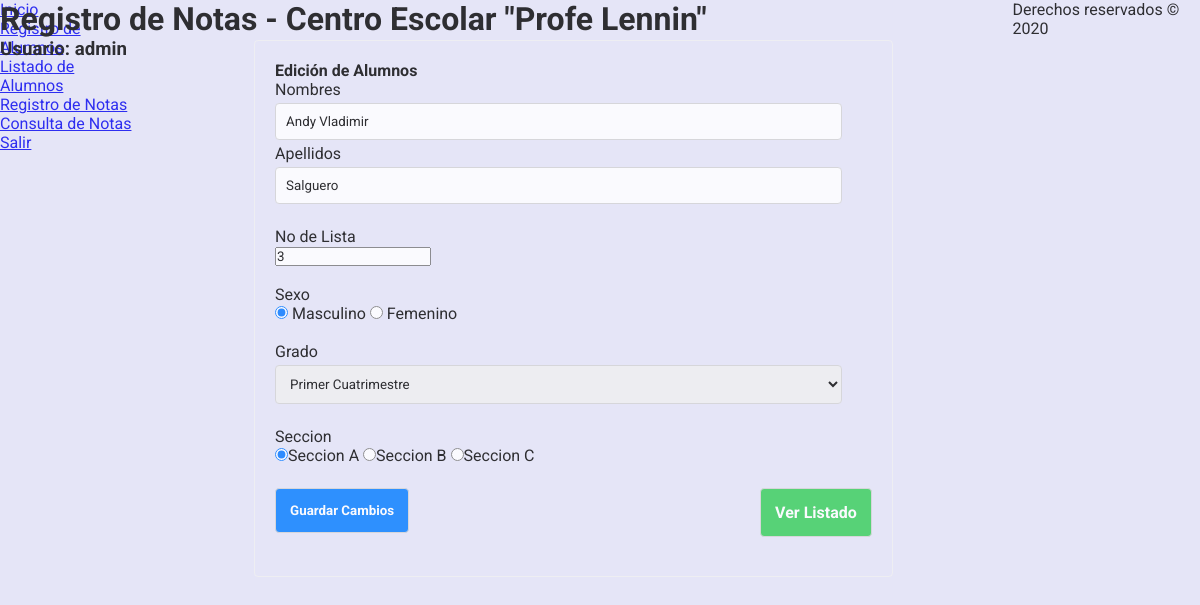
Page /Aplicacion/alumnoedit.view.php?id=4 (signed in) on the committed database.
### tables this page shows
CREATE TABLE `alumnos` (
  `id` int(11) NOT NULL,
  `num_lista` int(11) NOT NULL,
  `nombres` varchar(45) NOT NULL,
  `apellidos` varchar(45) NOT NULL,
  `genero` char(1) NOT NULL,
  `id_grado` int(11) NOT NULL,
  `id_seccion` int(11) NOT NULL
);

CREATE TABLE `grados` (
  `id` int(11) NOT NULL,
  `nombre` varchar(45) NOT NULL,
  `ciclo` varchar(45) NOT NULL
);

CREATE TABLE `secciones` (
  `id` int(11) NOT NULL,
  `nombre` char(1) NOT NULL
);

### Aplicacion/alumnoedit.view.php (the view, shortened to what this page needs)
<!DOCTYPE html>
<?php
require 'functions.php';
if(isset($_GET['id'])) {
    $id_alumno = $_GET['id'];
    $alumno = $conn->prepare("select * from alumnos where id = ".$id_alumno);
    $alumno->execute();
    $alumno = $alumno->fetch();
    $secciones = $conn->prepare("select * from secciones");
    $secciones->execute();
    $secciones = $secciones->fetchAll();
    $grados = $conn->prepare("select * from grados");
    $grados->execute();
    $grados = $grados->fetchAll();
}else{
    Die('Ha ocurrido un error');
}
?>
<html>
<head>
    <link rel="stylesheet" href="css/style.css" />
</head>
<body>
<div class="header">
        <h1>Registro de Notas - Centro Escolar "Profe Lennin"</h1>
        <h3>Usuario:  <?php echo $_SESSION["username"] ?></h3>
</div>
<nav>
    <ul>
        <li><a href="inicio.view.php">Inicio</a> </li>
        <li class="active"><a href="alumnos.view.php">Registro de Alumnos</a> </li>
        <li><a href="listadoalumnos.view.php">Listado de Alumnos</a> </li>
        <li><a href="registro_notas.php">Registro de Notas</a> </li>
        <li><a href="consulta_notas.php">Consulta de Notas</a> </li>
        <li class="right"><a href="logout.php">Salir</a> </li>
    </ul>
</nav>
<div class="body">
    <div class="panel">
            <h4>Edición de Alumnos</h4>
            <form method="post" class="form" action="procesaralumno.php">
                <label>Nombres</label><br>
                <input type="text" required name="nombres" value="<?php echo $alumno['nombres']?>" maxlength="45">
                <br>
                <label>Apellidos</label><br>
                <input type="text" required name="apellidos" value="<?php echo $alumno['apellidos']?>" maxlength="45">
                <br><br>
                <label>No de Lista</label><br>
                <input type="number" min="1" class="number" value="<?php echo $alumno['num_lista']?>" name="numlista">
                <br><br>
                <label>Sexo</label><br><input required type="radio" name="genero" <?php if($alumno['genero'] == 'M'){ echo "checked";} ?> value="M"> Masculino
                <input type="radio" name="genero" required value="F" <?php if($alumno['genero'] == 'F') { echo "checked";} ?>> Femenino
                <br><br>
                <label>Grado</label><br>
                <select name="grado" required>
                    <?php foreach ($grados as $grado):?>
                        <option value="<?php echo $grado['id'] ?>" <?php if($alumno['id_grado'] == $grado['id']) { echo "selected";} ?> ><?php echo $grado['nombre'] ?></option>
                    <?php endforeach;?>
                </select>
                <br><br>
                <label>Seccion</label><br>
                    <?php foreach ($secciones as $seccion):?>
                        <input type="radio" name="seccion" <?php if($alumno['id_seccion'] == $seccion['id']) { echo "checked";} ?> required value="<?php echo $seccion['id'] ?>">Seccion <?php echo $seccion['nombre'] ?>
                    <?php endforeach;?>
                <br><br>
                <button type="submit" name="modificar">Guardar Cambios</button> <a class="btn-link" href="listadoalumnos.view.php">Ver Listado</a>
                <br><br>
            </form>
        </div>
</div>
<footer>
    <p>Derechos reservados &copy; 2020</p>
</footer>
</body>
</html>

### Aplicacion/css/style.css (style rules this page uses)
* { margin: 0; padding: 0; box-sizing: border-box; font-family: 'Roboto', sans-serif; }
body { background-color: #e5e5f7; opacity: 0.8; background-image: radial-gradient(#200065 0.5px, #e5e5f7 0.5px); background-size: 10px 10px; display: flex; min-height: 100vh; }
.header { width: 100%; height: 100px; position: fixed; top: 0;left: 0; }
.body { width: 80%; margin: 0 auto; padding: 40px; min-height: 500px; }
.panel { border: 1px solid #f1f1f1; border-radius: 4px; padding: 20px; width: 80%; margin: 0 auto; }
.form input[type="text"],.form input[type="password"], select { width: 95%; padding: 10px; border-radius:4px; border:1px solid #d3d3d3; margin-bottom: 4px; margin-top: 4px; }
button, .btn-link { padding: 14px; border-radius:4px; border:1px solid #d3d3d3; background: #007bff; color:#fff; font-weight: bold; cursor: pointer; margin-bottom: 4px; margin-top: 4px; }
.btn-link { float: right; text-decoration: none; background: #34ce57; }

### rows in the picture
alumnos: nombres "Andy Vladimir", apellidos "Salguero", numlista "3", genero "☑", grado "Primer Cuatrimestre", id_seccion "☑"
secciones: nombre "A"
secciones: nombre "B"
secciones: nombre "C"

### other values in the picture
$_SESSION["username"] "admin"
